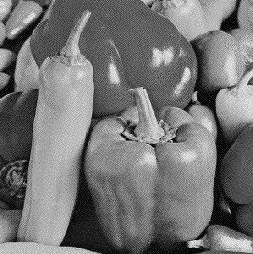
#> input picture fruit.pgm, 253 x 254 px, found by its file name
$ jupyter execute TP1.ipynb   (shell and % lines are left out)
#> lines starting #> are read from the running program, lines starting #| are printed output that depends on the picture
[cell 1]
import numpy as np
import cv2
import pandas as pd
import matplotlib.pyplot as plt
from scipy import fftpack
import os

# Trabalho 1 de Introdução a computação visual

-João Luiz Figueiredo Cerqueira 2021031858

-Guilherme Soeiro de Carvalho Caporali 2021031955

Nosso trabalho consiste da implementação de um método de compressão baseado no JPEG.
O seguinte método foi utilizado:

1.   Codificação por transformada de cossenos
2.   Quantização
3. Ordenação zigue-zague
4. Codificação por RLE e Huffman

#Tabelas Huffman
Como artifício para gerar uma melhor compressão, utilizamos tabelas Huffman padronizadas. Apesar de não serem feitas com base na distribuição de probabilidades de cada imagem, elas não precisam ser armazenadas junto da imagem comprimida. Ambas tabelas utilizadas foram achadas no site [w3.org](https://w3.org) e estão definidas como:

[INTERNATIONAL TELECOMMUNICATION UNION

TERMINAL EQUIPMENT AND PROTOCOLS
FOR TELEMATIC SERVICES

INFORMATION TECHNOLOGY –
DIGITAL COMPRESSION AND CODING
OF CONTINUOUS-TONE STILL IMAGES –
REQUIREMENTS AND GUIDELINES] (https://www.w3.org/Graphics/JPEG/itu-t81.pdf)

# Tabela Huffman para coeficientes DC
- O index corresponde ao número de bits para representar o coeficiente DC
- Em seguida temos os valores x e y no dicionário, sendo que x representa o número de bits necessário para representar o código huffman e y representa o próprio código.

[cell 2]
STEP = 8 # tamanho do bloco a ser analisado
QUALITY_FACTOR = float(40/6)

DC_COEF = {"0": ["2", "00"],
           "1": ["3", "010"],
           "2": ["3", "011"],
           "3": ["3", "100"],
           "4": ["3", "101"],
           "5": ["3", "110"],
           "6": ["4", "1110"],
           "7": ["5", "11110"],
           "8": ["6", "111110"],
           "9": ["7", "1111110"],
           "10": ["8", "11111110"],
           "11": ["9", "111111110"]}

DC_ILUMINANCE_TABLE = pd.DataFrame.from_dict(DC_COEF, orient='index')
DC_ILUMINANCE_TABLE.columns = ["CodeLength", "Code"]

# Tabela Huffman para coeficientes AC
- O index corresponde a tupla (x,y), x sendo o número de 0 que precede o número, y sendo o número de bits necessários para representar o número.
- Em seguida temos os valores x e y no dicionário, sendo que x representa o número de bits necessários para representar o código huffman e y representa o próprio código.

[cell 3]
ILUMINANCE_COEF = { "0,0": ["4", "1010"],
 "0,2": ["2", "01"],
 "0,1": ["2", "00"], "0,3": ["3", "100"], "0,4": ["4", "1011"],
 "0,5": ["5", "11010"], "0,6": ["7", "1111000"], "0,7": ["8", "11111000"], "0,8": ["10", "1111110110"],
 "0,9": ["16", "1111111110000010"], "0,10": ["16", "1111111110000011"], "1,1": ["4", "1100"], "1,2": ["5", "11011"],
 "1,3": ["7", "1111001"], "1,4": ["9", "111110110"], "1,5": ["11", "11111110110"], "1,6": ["16", "1111111110000100"],
 "1,7": ["16", "1111111110000101"], "1,8": ["16", "1111111110000110"], "1,9": ["16", "1111111110000111"],
 "1,10": ["16", "1111111110001000"], "2,1": ["5", "11100"], "2,2": ["8", "11111001"], "2,3": ["10", "1111110111"],
 "2,4": ["12", "111111110100"], "2,5": ["16", "1111111110001001"], "2,6": ["16", "1111111110001010"],
 "2,7": ["16", "1111111110001011"], "2,8": ["16", "1111111110001100"], "2,9": ["16", "1111111110001101"],
 "2,10": ["16", "1111111110001110"], "3,1": ["6", "111010"], "3,2": ["9", "111110111"], "3,3": ["12", "111111110101"],
 "3,4": ["16", "1111111110001111"], "3,5": ["16", "1111111110010000"], "3,6": ["16", "1111111110010001"],
 "3,7": ["16", "1111111110010010"], "3,8": ["16", "1111111110010011"], "3,9": ["16", "1111111110010100"],
 "3,10": ["16", "1111111110010101"], "4,1": ["6", "111011"], "4,2": ["10", "1111111000"], "4,3": ["16", "1111111110010110"],
 "4,4": ["16", "1111111110010111"], "4,5": ["16", "1111111110011000"], "4,6": ["16", "1111111110011001"],
 "4,7": ["16", "1111111110011010"], "4,8": ["16", "1111111110011011"], "4,9": ["16", "1111111110011100"],
 "4,10": ["16", "1111111110011101"], "5,1": ["7", "1111010"], "5,2": ["11", "11111110111"], "5,3": ["16", "1111111110011110"],
 "5,4": ["16", "1111111110011111"], "5,5": ["16", "1111111110100000"], "5,6": ["16", "1111111110100001"],
 "5,7": ["16", "1111111110100010"], "5,8": ["16", "1111111110100011"], "5,9": ["16", "1111111110100100"],
 "5,10": ["16", "1111111110100101"], "6,1": ["7", "1111011"], "6,2": ["12", "111111110110"], "6,3": ["16", "1111111110100110"],
 "6,4": ["16", "1111111110100111"], "6,5": ["16", "1111111110101000"], "6,6": ["16", "1111111110101001"],
 "6,7": ["16", "1111111110101010"], "6,8": ["16", "1111111110101011"], "6,9": ["16", "1111111110101100"],
 "6,10": ["16", "1111111110101101"], "7,1": ["8", "11111010"], "7,2": ["12", "111111110111"], "7,3": ["16", "1111111110101110"],
 "7,4": ["16", "1111111110101111"], "7,5": ["16", "1111111110110000"], "7,6": ["16", "1111111110110001"],
 "7,7": ["16", "1111111110110010"], "7,8": ["16", "1111111110110011"], "7,9": ["16", "1111111110110100"],
 "7,10": ["16", "1111111110110101"], "8,1": ["9", "111111000"], "8,2": ["15", "111111111000000"],
 "8,3": ["16", "1111111110110110"], "8,4": ["16", "1111111110110111"], "8,5": ["16", "1111111110111000"],
 "8,6": ["16", "1111111110111001"], "8,7": ["16", "1111111110111010"], "8,8": ["16", "1111111110111011"],
 "8,9": ["16", "1111111110111100"], "8,10": ["16", "1111111110111101"], "9,1": ["9", "111111001"],
 "9,2": ["16", "1111111110111110"], "9,3": ["16", "1111111110111111"], "9,4": ["16", "1111111111000000"],
 "9,5": ["16", "1111111111000001"], "9,6": ["16", "1111111111000010"], "9,7": ["16", "1111111111000011"],
 "9,8": ["16", "1111111111000100"], "9,9": ["16", "1111111111000101"], "9,10": ["16", "1111111111000110"],
 "10,1": ["9", "111111010"], "10,2": ["16", "1111111111000111"], "10,3": ["16", "1111111111001000"],
 "10,4": ["16", "1111111111001001"], "10,5": ["16", "1111111111001010"], "10,6": ["16", "1111111111001011"],
 "10,7": ["16", "1111111111001100"], "10,8": ["16", "1111111111001101"], "10,9": ["16", "1111111111001110"],
 "10,10": ["16", "1111111111001111"], "11,1": ["10", "1111111001"], "11,2": ["16", "1111111111010000"],
 "11,3": ["16", "1111111111010001"], "11,4": ["16", "1111111111010010"], "11,5": ["16", "1111111111010011"],
 "11,6": ["16", "1111111111010100"], "11,7": ["16", "1111111111010101"], "11,8": ["16", "1111111111010110"],
 "11,9": ["16", "1111111111010111"], "11,10": ["16", "1111111111011000"], "12,1": ["10", "1111111010"],
 "12,2": ["16", "1111111111011001"], "12,3": ["16", "1111111111011010"], "12,4": ["16", "1111111111011011"],
 "12,5": ["16", "1111111111011100"], "12,6": ["16", "1111111111011101"], "12,7": ["16", "1111111111011110"],
 "12,8": ["16", "1111111111011111"], "12,9": ["16", "1111111111100000"], "12,10": ["16", "1111111111100001"],
 "13,1": ["11", "11111111000"], "13,2": ["16", "1111111111100010"], "13,3": ["16", "1111111111100011"],
 "13,4": ["16", "1111111111100100"], "13,5": ["16", "1111111111100101"], "13,6": ["16", "1111111111100110"],
 "13,7": ["16", "1111111111100111"], "13,8": ["16", "1111111111101000"], "13,9": ["16", "1111111111101001"],
 "13,10": ["16", "1111111111101010"], "14,1": ["16", "1111111111101011"], "14,2": ["16", "1111111111101100"],
 "14,3": ["16", "1111111111101101"], "14,4": ["16", "1111111111101110"], "14,5": ["16", "1111111111101111"],
 "14,6": ["16", "1111111111110000"], "14,7": ["16", "1111111111110001"], "14,8": ["16", "1111111111110010"],
 "14,9": ["16", "1111111111110011"], "14,10": ["16", "1111111111110100"], "15,0": ["11", "11111111001"],
 "15,1": ["16", "1111111111110101"], "15,2": ["16", "1111111111110110"], "15,3": ["16", "1111111111110111"],
 "15,4": ["16", "1111111111111000"], "15,5": ["16", "1111111111111001"], "15,6": ["16", "1111111111111010"],
 "15,7": ["16","1111111111111011"], "15,8": ["16", "1111111111111100"], "15,9": ["16", "1111111111111101"],
 "15,10": ["16", "1111111111111110"]}

aux_list = []
temp_list = []

AC_ILUMINANCE_TABLE = pd.DataFrame.from_dict(ILUMINANCE_COEF, orient='index')
AC_ILUMINANCE_TABLE.columns = ["CodeLength", "Code"]

# Funções auxilares

[cell 4]
def rmse(predictions, targets):
    # Calcula o erro quadrático médio entre as previsões e os alvos.
    return np.sqrt(((predictions - targets) ** 2).mean())


def psnr(predictions, targets):
    # Calcula a relação sinal-ruído de pico entre as previsões e os alvos.
    rmsev = rmse(predictions, targets)
    return 20 * np.log10(255/rmsev)


def fill_image(img, step):
    # Função para preencher uma imagem para que sua largura e altura sejam um múltiplo do valor do passo
    if img.shape[0] % step != 0:
        tmp_zeros_y = np.zeros(shape=(step - img.shape[0] % step, img.shape[1]))
        # Adiciona linhas de zeros na parte inferior da imagem
        img = np.concatenate((img, tmp_zeros_y))
    if img.shape[1] % step != 0:
        tmp_zeros_x = np.zeros(shape=(img.shape[0], step - img.shape[1] % step))
        # Adiciona colunas de zeros na parte direita da imagem
        img = np.concatenate((img, tmp_zeros_x), axis=1)
    return img


def get_dct(img):
    # Calcula a transformada discreta de cosseno bidimensional (DCT)
    return fftpack.dct(fftpack.dct(img.T, norm='ortho').T, norm='ortho')


def get_idct(coefficients):
    # Calcula a inversa da transformada discreta de cosseno bidimensional (DCT)
    return fftpack.idct(fftpack.idct(coefficients.T, norm='ortho').T, norm='ortho')


def save_bitstring(output_file, array):
    # Salva a sequência de bits em um arquivo binário

    # Convertendo a sequência de bits em uma sequência de bytes
    buffer = bytearray()
    i = 0
    while i < len(array):
        buffer.append(int(array[i:i+8], 2))
        i += 8

    output_file.write(buffer)


def tuple_from_string(string):
    # Converte uma string no formato "(x, y)" em uma tupla (x, y)
    aux = ""
    tupla = [0, 0]
    i = 0
    for char in string:
        if (i == 0):
            if (char == ','):
                tupla[i] = int(aux)
                aux = ""
                i += 1

            if (char != ','):
                aux += char

        else:
            aux += char

    tupla[1] = int(aux)

    return tuple(tupla)

def binary_encoding_number(input_num):
    if (input_num == 0):
        return ('', 0)
    input_num = int(input_num)
    abs_num = abs(input_num)

    for ordinal in range(1, 12):
        power_num = 2**ordinal
        if (power_num - abs_num > 0):
            if (input_num < 0):
                return (bin(power_num - abs_num - 1)[2:].zfill(ordinal), ordinal)
            else:
                return (bin(power_num - power_num + abs_num)[2:].zfill(ordinal), ordinal)


def rle_decoding(rle):

    elem_remaining = 64

    array = []

    for tuple in rle:

        if (tuple == (0, 0)):
            # completa o resto do array com 0's
            array.extend([0] * elem_remaining)

            return array

        else:

            array.extend([0] * tuple[0])
            array.append(tuple[2])

            elem_remaining -= (tuple[0]+1)

    array = np.array(array)

    return array


def zigzag_decoding(zigzag_sequence):
    # Inicialização de uma matriz de 8x8 com zeros
    result_matrix = np.zeros((8, 8))

    current_row = 0  # Linha atual
    current_col = 0  # Coluna atual
    sequence_position = 0  # Contador para percorrer a sequência zigzag

    while sequence_position < len(zigzag_sequence):
        if (current_row + current_col) % 2 == 0:
            while (0 <= current_row < 8) and (0 <= current_col < 8):
                result_matrix[current_row][current_col] = zigzag_sequence[sequence_position]
                sequence_position += 1

                if current_col == 7:
                    current_row += 1
                    break
                if current_row == 0:
                    current_col += 1
                    break
                else:
                    current_row -= 1
                    current_col += 1
        else:
            while (0 <= current_row < 8) and (0 <= current_col < 8):
                result_matrix[current_row][current_col] = zigzag_sequence[sequence_position]
                sequence_position += 1

                if current_row == 7:
                    current_col += 1
                    break
                if current_col == 0:
                    current_row += 1
                    break
                else:
                    current_row += 1
                    current_col -= 1

    return result_matrix
def binary_decoding_number(bit_string):
    # decodifica um número a partir de uma string de bits

    # verifica se a string de bits está vazia
    if not bit_string:
        return 0

    # converte a string de bits em um número binário
    binary = int(bit_string, 2)

    # calcula o valor máximo possível com base no número de bits na string
    max_value = 2**len(bit_string)

    # verifica se o número decodificado é negativo ou positivo
    if binary < max_value >> 1:
        # se for negativo, calcula o complemento de dois e converte para negativo
        num = max_value - binary - 1
        num = -1 * num
    else:
        # se for positivo, converte o número binário para decimal
        num = binary

    return num
    return num

# Matriz de Quantização adaptativa
Com o objetivo de gerar uma maior taxa de compressão, decidimos implementar uma matriz de quantização adaptativa. A matriz de quantização base utilizada foi encontrada no Independent JPEG Group ou [IJG](https://www.ijg.org/).

- A ideia consiste em criar uma função que gera uma matriz de quantização baseada na entropia do bloco.

- O parâmetro Q da função de geração é um valor de 0 a 100.
- A entropia é um valor de 0 a 6 quando tratamos de blocos com step 8, logo multiplicamos a entropia por uma constante, assim temos um fator de qualidade na escala de 0 a 100 desejada. A melhor constante encontrada foi 40/6.

[cell 5]
QUALITY_FACTOR = float(40/6)

def calc_entropy(block):
    # Calcula a entropia de um bloco de dados

    return round(np.log2(len(np.unique(block))))


def generate_quantization_matrix(Q):
    # Gera a matriz de quantização Ts baseada no fator de qualidade Q

    # Matriz base Tb
    Tb = np.array([[16, 11, 10, 16, 24, 40, 51, 61],
                   [12, 12, 14, 19, 26, 58, 60, 55],
                   [14, 13, 16, 24, 40, 57, 69, 56],
                   [14, 17, 22, 29, 51, 87, 80, 62],
                   [18, 22, 37, 56, 68, 109, 103, 77],
                   [24, 35, 55, 64, 81, 104, 113, 92],
                   [49, 64, 78, 87, 103, 121, 120, 101],
                   [72, 92, 95, 98, 112, 100, 103, 99]])

    # Verifica se o fator de qualidade Q é igual a zero e o ajusta para 1
    if Q == 0:
        Q = 1

    # Verifica se o fator de qualidade Q é menor que 50 para definir o valor de S
    if Q < 50:
        S = 5000.0 / Q
    else:
        S = 200.0 - 2 * Q

    # Calcula a matriz de quantização Ts
    # A fórmula utilizada é Ts[i, j] = floor((S * Tb[i, j] + 50) / 100)
    Ts = np.floor((S * Tb + 50) / 100)

    # Garante que os valores de Ts estejam no intervalo de 1 a 256
    Ts = np.clip(Ts, 1, 256)

    return Ts

# Coeficientes DC
Para comprimir os coeficientes DC nós optamos por utilizar compressão preditiva sem perdas. Os motivos são:
- Como representam a intensidade média dos tons de cinza no bloco, blocos vizinhos tendem a ter valores parecidos, favorecendo esse tipo de compressão.
- Esses coeficientes desempenham um papel crucial na reconstrução da imagem, pois tem impacto significativo na qualidade percebida da imagem após a descompressão. Ao quantizar o coeficiente DC, corremos o risco de perder muita informação e consequentenmente qualidade na imagem.

[cell 6]
def predictive_lossless(array):
    """
    Executa a compressão preditiva sem perdas em um array,
    calculando as diferenças entre os elementos consecutivos.
    """
    for i in range(len(array) - 1, 0, -1):
        array[i] = array[i] - array[i - 1]
    return np.array(array)


def encode_dc_coefficients(DCcoefficients):
    """
    Codifica todos os coeficientes DC em uma string, utilizando a compressão preditiva sem perdas.
    `DCcoefficients` é uma lista de coeficientes DC.
    """
    encodedDC = ""
    lossless_predicted_DC = predictive_lossless(DCcoefficients)

    for i in range(len(lossless_predicted_DC)):
        element, size = binary_encoding_number(lossless_predicted_DC[i])
        encodedDC += str(DC_ILUMINANCE_TABLE.iloc[size]["Code"]) + str(element)

    return encodedDC

[cell 7]
def RLE(input_list):

    remaining_elements = len(input_list)
    zero_counter = 0
    encoded_list = []

    for element in input_list:

        # Counting the zeros
        if element == 0:
            zero_counter += 1

        elif element != 0:
            remaining_elements -= (zero_counter + 1)
            encoded_element = binary_encoding_number(element)
            encoded_list.append((zero_counter, encoded_element[1], element))
            zero_counter = 0

        if zero_counter == remaining_elements:
            encoded_list.append((0, 0))

    return encoded_list

def AC_coeffs_encoding(input_array):

    # Apply Run Length Encoding on the input array
    RLE_encoded_array = RLE(input_array)

    # String with the encoded AC
    encoded_AC_string = ""

    for pair in RLE_encoded_array:
        if (pair != (0, 0)) and (pair[0] <= 15):

            pair_string = ""
            pair_string += str(pair[0])
            pair_string += ","
            pair_string += str(pair[1])
            prefix_code = AC_ILUMINANCE_TABLE.loc[pair_string]["Code"]
            number_code = str(binary_encoding_number(pair[2])[0])
            encoded_AC_string += str(prefix_code)
            encoded_AC_string += str(number_code)

        else:
            encoded_AC_string += "1010"
            return encoded_AC_string

    return encoded_AC_string

[cell 8]

input_file = "/fruit.pgm"
img = cv2.imread(input_file, cv2.IMREAD_GRAYSCALE)
#> img is the input picture: shape (254, 253); min 0, max 255, mean 116.9
img = img.astype(float)
plt.imshow(img, cmap='gray', clim=(0, 256))
plt.title('imagem original')
plt.xticks([])
plt.yticks([])
plt.show()
org_size = img.shape
print(org_size)
#| (254, 253)

# Compressão

[cell 9]
filled_img = fill_image(img, STEP) - 128
#> in fill_image, `img = np.concatenate((img, tmp_zeros_y))`:
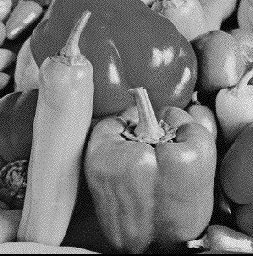
#> img: shape (256, 253) float64; min 0, max 255, mean 116
#> in fill_image, `img = np.concatenate((img, tmp_zeros_x), axis=1)`:
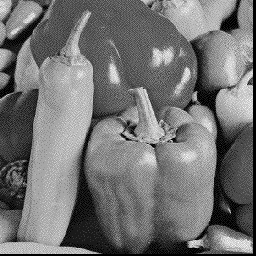
#> img: shape (256, 256) float64; min 0, max 255, mean 114.6

bitstring = str()
# primeiros 4 bytes para armazenar o tamanho original da imagem
bitstring += str(bin(org_size[0])[2:].zfill(16)) + \
    str(bin(org_size[1])[2:].zfill(16))
#> (the rest of the program and of its run is left out)
